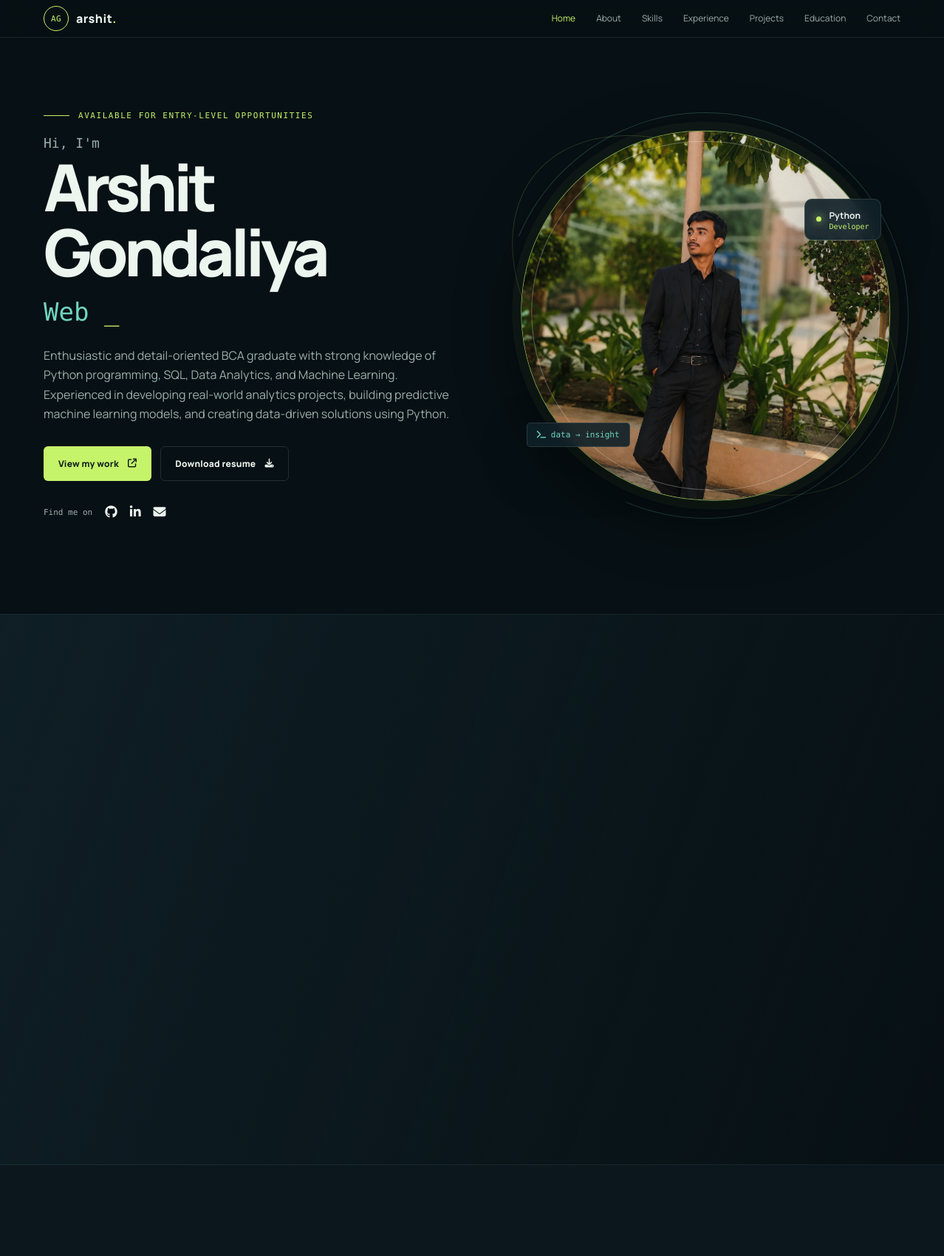
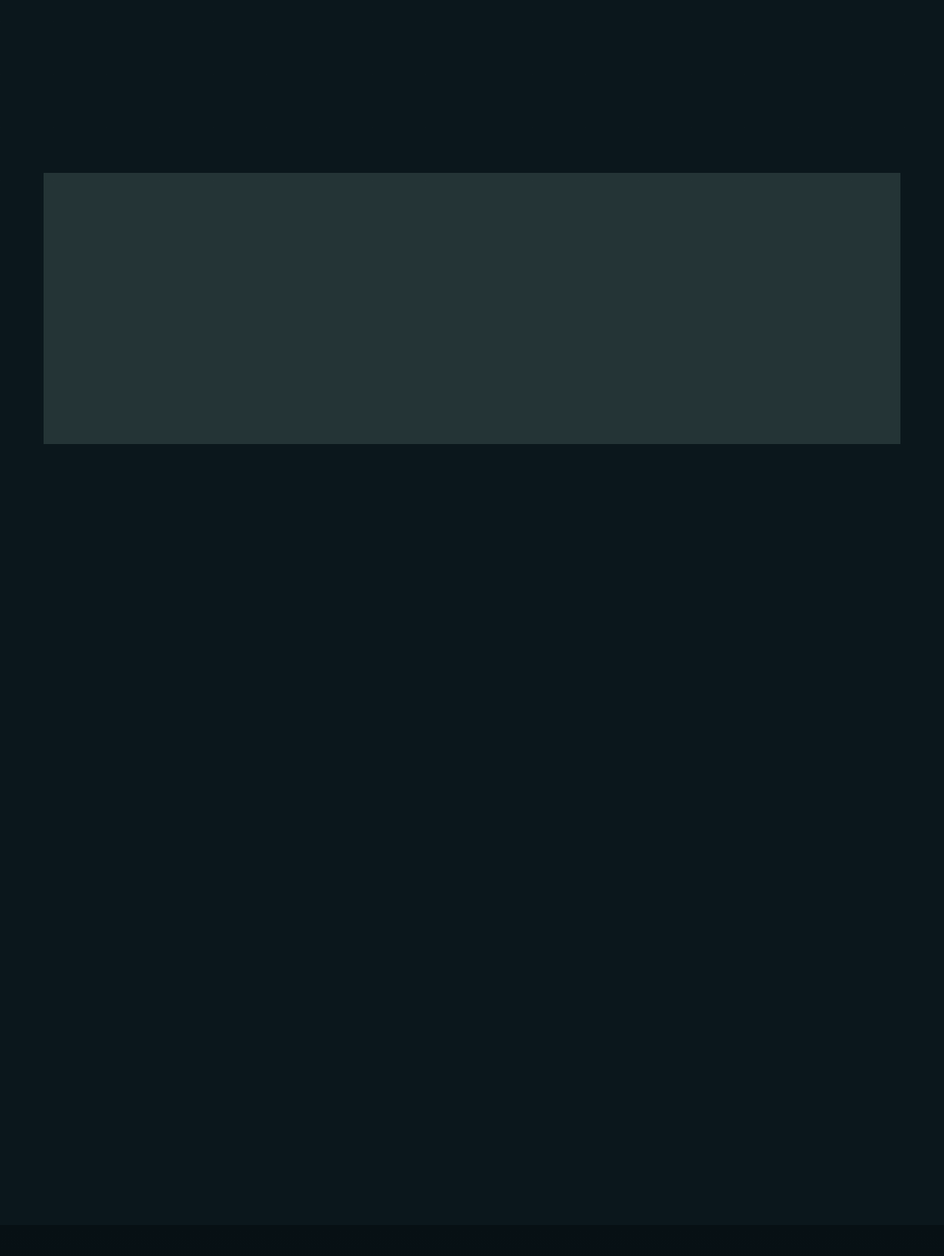
The page / (upper part) on the database its author committed (2 pictures, top to bottom).
### main/models.py (models this page shows, shortened)
class PortfolioProfile(models.Model):
    name = models.CharField(max_length=120, default="Arshit Gondaliya")
    title = models.CharField(max_length=180, default="Software Engineer | Web Developer | Data Analytics")
    description = models.TextField()
    about_text = models.TextField(blank=True)
    location = models.CharField(max_length=160, default="Surat, Gujarat, India")
    phone = models.CharField(max_length=30, default="+91 8200993607")
    email = models.EmailField(default="arshitgondaliya09@gmail.com")
    profile_image = models.ImageField(upload_to="profile/", blank=True)
    about_image = models.ImageField(upload_to="profile/", blank=True)
    contact_image = models.ImageField(upload_to="profile/", blank=True)
    updated_at = models.DateTimeField(auto_now=True)
    class Meta:
        verbose_name = "Portfolio profile"
        verbose_name_plural = "Portfolio profile"

class SocialLink(models.Model):
    label = models.CharField(max_length=80)
    url = models.CharField(max_length=300, blank=True)
    icon = models.CharField(max_length=60, default="fa-link")
    display_order = models.PositiveIntegerField(default=0)
    class Meta:
        ordering = ["display_order", "label"]

### main/views.py (the view, shortened to what this page needs)
# urls.py: path("", views.home, name="home"),
def home(request):
    profile = PortfolioProfile.objects.first()
    context = {
        "profile": profile,
        "skills": Skill.objects.all(),
        "experiences": Experience.objects.all(),
        "projects": Project.objects.all(),
        "education": Education.objects.all(),
        "social_links": SocialLink.objects.all(),
        "contact_form": ContactForm(),
    }
    return render(request, "home.html", context)

### main/models.py (called while the page is built)
    @property
    def technology_list(self):
        return [item.strip() for item in self.technologies.split(",") if item.strip()]

### templates/home.html (shortened to what this page needs)
{% extends 'base.html' %}
{% load static %}
{% block content %}
<header class="site-header" id="home">
  <nav class="navbar container" aria-label="Primary navigation">
    <a class="brand" href="#home"><span>AG</span><b>arshit<span>.</span></b></a>
    <div class="nav-links">
      <a class="active" href="#home">Home</a><a href="#about">About</a><a href="#skills">Skills</a><a href="#experience">Experience</a><a href="#projects">Projects</a><a href="#education">Education</a><a href="#contact">Contact</a>
    </div>
  </nav>
</header>
<main>
  <section class="hero container section-pad">
    <div class="hero-copy reveal">
      <p class="eyebrow"><span class="eyebrow-line"></span> Available for entry-level opportunities</p>
      <p class="hero-intro">Hi, I'm</p>
      <h1>{{ profile.name|default:'Arshit Gondaliya' }}</h1>
      <h2><span class="typed-text">Software Engineer</span><span class="typed-cursor">_</span></h2>
      <p class="hero-description">{{ profile.description }}</p>
      <div class="button-row"><a class="button button-primary" href="#projects">View my work <i class="fa-solid fa-arrow-up-right-from-square"></i></a><a class="button button-ghost" href="{% static 'images/Arshit-Gondaliya-Resume.pdf' %}" download>Download resume <i class="fa-solid fa-download"></i></a></div>
      <div class="social-row"><span>Find me on</span>{% for link in social_links %}<a href="{{ link.url }}" {% if link.url|slice:':4' == 'http' %}target="_blank" rel="noreferrer"{% endif %} aria-label="{{ link.label }}"><i class="{{ link.icon }}"></i></a>{% endfor %}</div>
    </div>
    <div class="hero-visual reveal reveal-delay">
      <div class="portrait-frame"><img src="{% if profile.profile_image %}{{ profile.profile_image.url }}{% else %}{% static 'images/olive-suit.png' %}{% endif %}" alt="Arshit Gondaliya in a black suit"></div>
      <div class="floating-badge"><span class="status-dot"></span><div><strong>Python</strong><small>Developer</small></div></div>
      <div class="code-chip"><i class="fa-solid fa-terminal"></i> data → insight</div>
    </div>
  </section>
  <section class="about section-pad" id="about"><div class="container about-grid">
  </div></section>
  <section class="skills section-pad" id="skills"><div class="container"><div class="skills-grid">{% regroup skills by get_category_display as skill_groups %}</div></div></section>
  <section class="experience section-pad" id="experience"><div class="container"><div class="timeline"></div></div></section>
  <section class="projects section-pad" id="projects"></section>
</main>
{% endblock %}

### rows shown on the page
PortfolioProfile: name "Arshit Gondaliya", description "Enthusiastic and detail-oriented BCA graduate with strong knowledge of Python programming, SQL, Data Analytics, and Machine Learning. Experienced in developing real-world analytics projects, building predictive machine learning models, and creating data-driven solutions using Python."
